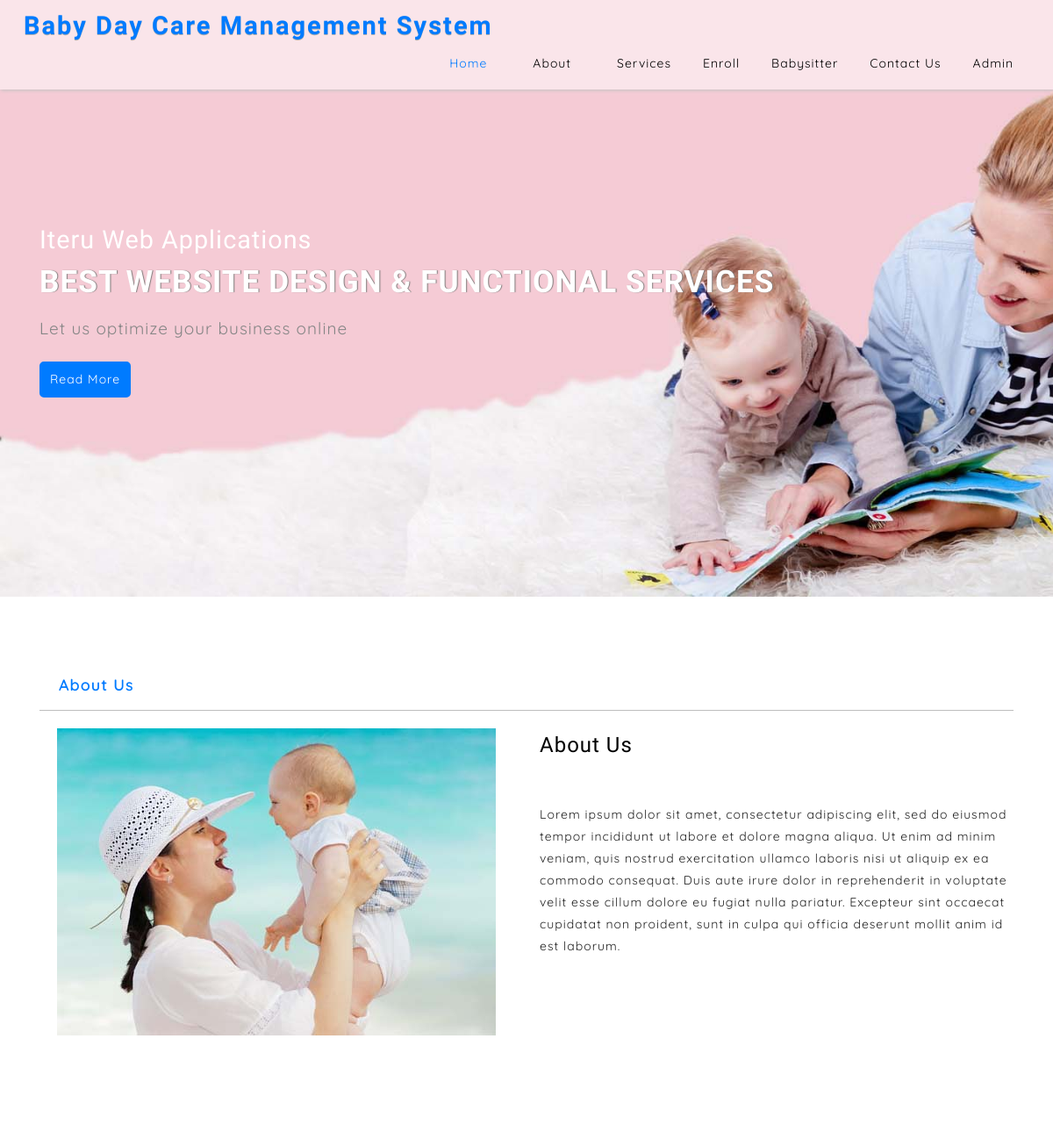
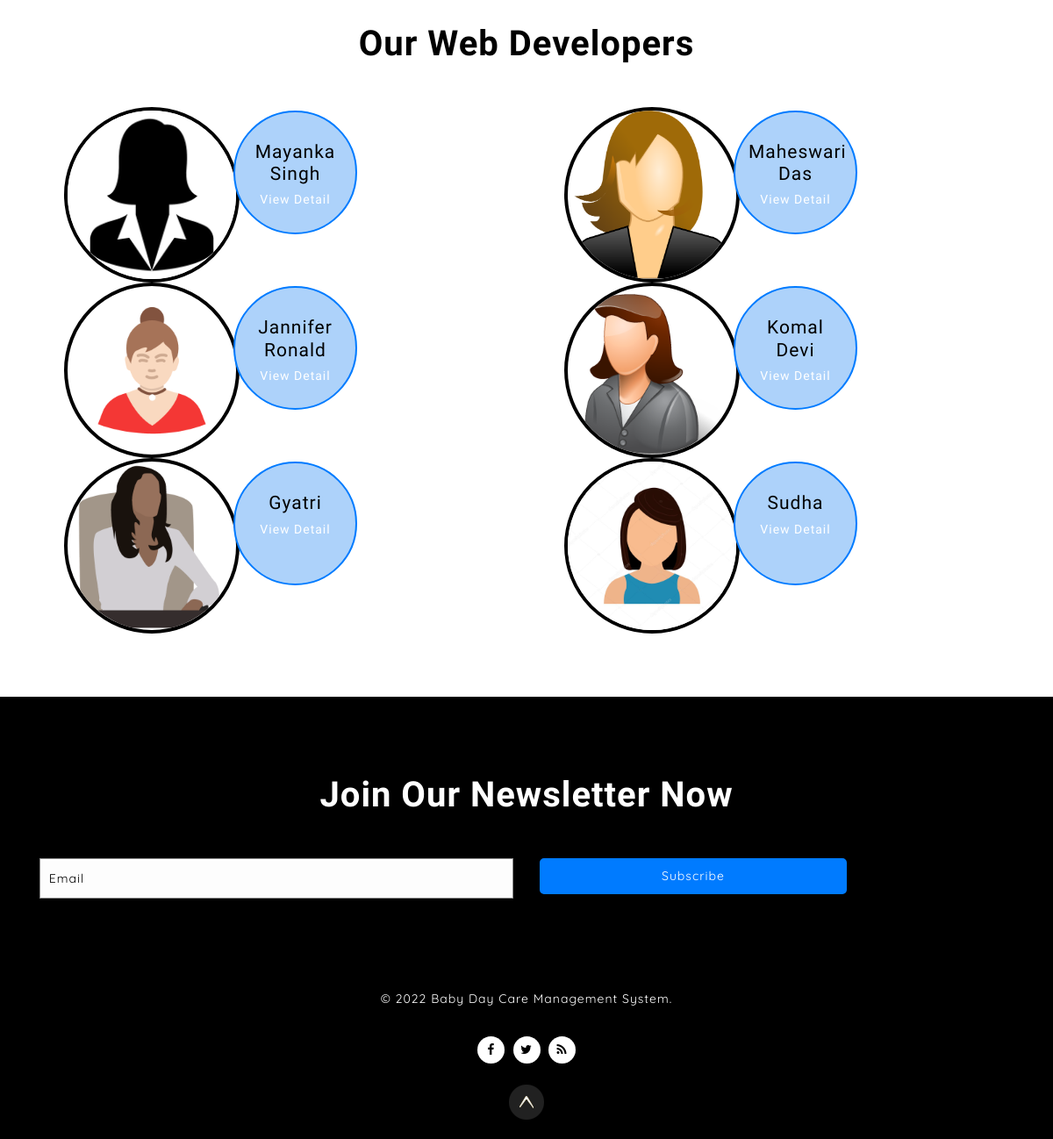
Screenshot of /bdcms/index.php with the database file from the repository (2 pictures, top to bottom).
### tables this page shows
CREATE TABLE `tblpage` (
  `ID` int(10) NOT NULL,
  `PageType` varchar(200) DEFAULT NULL,
  `PageTitle` varchar(200) DEFAULT NULL,
  `PageDescription` mediumtext DEFAULT NULL,
  `Email` varchar(200) DEFAULT NULL,
  `MobileNumber` bigint(10) DEFAULT NULL,
  `UpdationDate` timestamp NULL DEFAULT NULL ON UPDATE current_timestamp()
);

CREATE TABLE `tblbabysitter` (
  `id` int(11) NOT NULL,
  `Name` varchar(200) DEFAULT NULL,
  `Email` varchar(200) DEFAULT NULL,
  `MobileNo` bigint(12) DEFAULT NULL,
  `Address` mediumtext DEFAULT NULL,
  `City` varchar(255) DEFAULT NULL,
  `State` varchar(255) DEFAULT NULL,
  `LanguagesKnown` mediumtext DEFAULT NULL,
  `BabysitterExp` varchar(200) DEFAULT NULL,
  `ProfilePic` varchar(200) DEFAULT NULL,
  `Certificate` mediumtext DEFAULT NULL,
  `Description` mediumtext DEFAULT NULL,
  `RegDate` timestamp NULL DEFAULT current_timestamp()
);

### bdcms/index.php (the view, shortened to what this page needs)
<?php
include('includes/config.php');
  ?>
<!DOCTYPE html>
<html lang="zxx">
   <head>
      <link href="css/bootstrap.min.css" rel="stylesheet" type="text/css" media="all">
      <link href="css/font-awesome.min.css" rel="stylesheet">
      <link href="css/style.css" rel='stylesheet' type='text/css' media="all">
   </head>
   <body>
      <div class="main-top" id="home">
         <?php include_once("includes/navbar.php");?>
         <div class="slider-img ">
            <div class="container">
               <div class="slider-info">
                  <h5>Iteru Web Applications</h5>
                  <h4>Best website design & functional Services </h4>
                  <p>Let us optimize your business online</p>
               </div>
               <div class="outs_more-buttn mt-md-4 mt-3">
                  <a href="#about" >Read More</a>
               </div>
            </div>
         </div>
      </div>
     <section class="about py-lg-4 py-md-3 py-sm-3 py-3" id="about">
         <div class="container py-lg-5 py-md-5 py-sm-4 py-3">
            <div class="main">
               <label for="tab1" class="baby-care">About Us</label>
               <div class="content">
                  <div id="content1">
                     <div class="row">
                        <div class="col-lg-6 text-center image-about-text">
                           <img src="images/ab1.jpg" class="img-fluid" alt="">
                        </div>
                        <div class="col-lg-6 ">
                            <?php
$ret=mysqli_query($con,"select * from tblpage where PageType='aboutus' ");
while ($row=mysqli_fetch_array($ret)) {
?>
                           <div class="about-w3layouts-grid">
                              <h5>
                                <?php  echo $row['PageTitle'];?>
                              </h5>
                           </div>
                           <div class="list-job-grid mt-lg-5 mt-md-4 mt-3 ">
                              <p><?php  echo $row['PageDescription'];?> </p>
                           </div>
                         <?php } ?>
                        </div>
                     </div>
                  </div>
               </div>
            </div>
         </div>
      </section>
      <section class="team py-lg-4 py-md-3 py-sm-3 py-3" id="team">
         <div class="container py-lg-5 py-md-5 py-sm-4 py-3">
            <h3 class="title text-center mb-lg-5 mb-md-4 mb-sm-4 mb-3">Our Web Developers</h3>
            <div class="row">
               <?php
$ret=mysqli_query($con,"select * from tblbabysitter");
while ($row=mysqli_fetch_array($ret)) {
?>
               <div class="col-lg-6 col-md-6 team-list-grid">
                  <div class="row">
                     <div class="col-lg-6 col-md-6 col-sm-6 team-grid-grid p-0 text-center">
                        <img src="admin/images/<?php  echo $row['ProfilePic'];?>" width="200" height="200" class="img-fluid" alt="">
                     </div>
                     <div class="col-lg-6 col-md-6 col-sm-6 p-0">
                        <div class="team-list-icon">
                           <div class="text-grid-info">
                              <h4><?php  echo $row['Name'];?></h4>
                              <a href="baby-sister-detail.php?bsid=<?php  echo $row['id'];?>" class="product__img--link">
                              <h6 class="mt-2">View Detail</h6></a>
                           </div>
                        </div>
                     </div>
                  </div>
               </div><?php } ?>
            </div>
         </div>
      </section>
     <?php include_once('includes/footer.php');?>
   </body>
</html>

### bdcms/css/style.css (style rules this page uses)
html, body { padding: 0; margin: 0; background: #fff; letter-spacing: 1px; font-family: 'Quicksand', sans-serif; }
html { scroll-behavior: smooth; }
body a { outline: none; transition: 0.5s all; -webkit-transition: 0.5s all; -moz-transition: 0.5s all; -o-transition: 0.5s all; -ms-transition: 0.5s all; text-decoration: none; }
h1, h2, h3, h4, h5, h6 { margin: 0; padding: 0; font-family: 'Dosis', sans-serif; letter-spacing: 1px; }
p { margin: 0; padding: 0; letter-spacing: 1px; font-family: 'Quicksand', sans-serif; }
h3.title { font-size: 40px; color: #000; letter-spacing: 1px; font-weight:600; text-transform: capitalize; }
.list-job-grid p, .wthree-header-abt p, .client-txt-info p, .event-blog-w3pvt p, .contact_footer_grid_left p, .contact_footer_grid_left p a { font-size: 14px; color: #252525; line-height: 25px; }
.about-w3layouts-grid h5, .wthree-header-abt h2, .wthree-header-abt h5, .blog-matter h6 a { font-size: 28px; color: #000; text-transform: capitalize; font-weight: 500; line-height: 38px; }
.ser-icon-list-wls h4, .text-grid-info h4, .team-bottom-grid h4, .client-txt-info h4, .contact_footer_grid_left h4,.login h5 { color: #000; font-size: 21px; font-weight: 500; }
.team-bottom-grid h6, .text-grid-info h6, .blog-matter h5 a { font-size: 14px; font-weight: 500; color: #fff; margin: 0 0 7px; }
.main-top { position:relative; }
.slider-img { background: url(../images/b2.jpg) no-repeat 0px 0px; -webkit-background-size: cover; -moz-background-size: cover; -o-background-size: cover; -ms-background-size: cover; min-height: 800px; }
.slider-info h5 { font-size: 2em; color: #fff; margin-bottom: 12px; }
.slider-info { padding: 19em 0 0; }
.slider-info h4 { color: #fff; font-size: 2.5em; text-transform: uppercase; font-weight: 600; letter-spacing: 1px; text-shadow: 1px 0px 1px #7f7a7a; }
.slider-info p { font-size: 19px; color: #868686; padding: 18px 0px 0px; }
.outs_more-buttn a, .click-me { font-size: 14px; color: #fff; text-decoration: none; text-transform: capitalize; display: inline-block; letter-spacing: 1px; background-color: #007bff; outline: none; border-radius: 5px; padding: 8px 12px; border: 2px solid #007bff; }
*, *:before, *:after { margin: 0; padding: 0; box-sizing: border-box; }
.content { background:transparent; color: #373737; border: none; border-top: 1px solid #bdbdbd; }
.content > div { display: none; padding: 20px 0px 0px; }
label.baby-care { display: inline-block; padding: 15px 22px; font-weight: 600; text-align: center; margin: 0px; font-size: 18px; }
input:checked + label { background:transparent; color:#007bff; }
#tab1:checked ~ .content #content1, #tab2:checked ~ .content #content2, #tab3:checked ~ .content #content3, #tab4:checked ~ .content #content4 { display: block; }
.team-list-icon { position:relative; }
.team-grid-grid img { border-radius: 50%; border: 4px solid #000; }
.text-grid-info, .team-bottom-grid { position: absolute; background: rgb(173, 210, 250); width: 148px; height: 148px; padding: 33px 15px; text-align: center; border: 2px solid #007bff; border-radius: 100px; }
.text-grid-info { left: -49px; top: 4px; }
@media (max-width:1440px) { .slider-img { min-height: 680px; } }
@media (max-width:1440px) { .slider-info { padding: 16em 0 0; } }
@media (max-width:1440px) { .slider-info h4 { font-size: 2.2em; } }
@media (max-width:1440px) { .slider-info h5 { font-size: 1.8em; margin-bottom: 9px; } }
@media (max-width:1440px) { .slider-info p { font-size: 19px; padding: 18px 0px 0px; } }
@media (max-width:1366px) { .about-w3layouts-grid h5, .wthree-header-abt h5,.wthree-header-abt h2, .blog-matter h6 a { font-size: 24px; } }
@media (max-width:1366px) { .title { font-size: 41px; } }
@media (max-width:1280px) { .text-grid-info, .team-bottom-grid { width: 141px; height: 141px; } }
@media (max-width:1280px) { .title { font-size: 38px; } }
@media (max-width:1280px) { .outs_more-buttn a, .click-me { padding: 8px 10px; } }

### rows the page displays
tblpage: PageTitle "About Us", PageDescription "Lorem ipsum dolor sit amet, consectetur adipiscing elit, sed do eiusmod tempor incididunt ut labore et dolore magna aliqua. Ut enim ad minim veniam, quis nostrud exercitation ullamco laboris nisi ut aliquip ex ea commodo consequat. Duis aute irure dolor in reprehenderit in voluptate velit esse cillum dolore eu fugiat nulla pariatur. Excepteur sint occaecat cupidatat non proident, sunt in culpa qui officia deserunt mollit anim id est laborum."
tblbabysitter: ProfilePic (picture), Name "Mayanka Singh"
tblbabysitter: ProfilePic (picture), Name "Maheswari Das"
tblbabysitter: ProfilePic (picture), Name "Jannifer Ronald"
tblbabysitter: ProfilePic (picture), Name "Komal Devi"
tblbabysitter: ProfilePic (picture), Name "Gyatri"
tblbabysitter: ProfilePic (picture), Name "Sudha"
